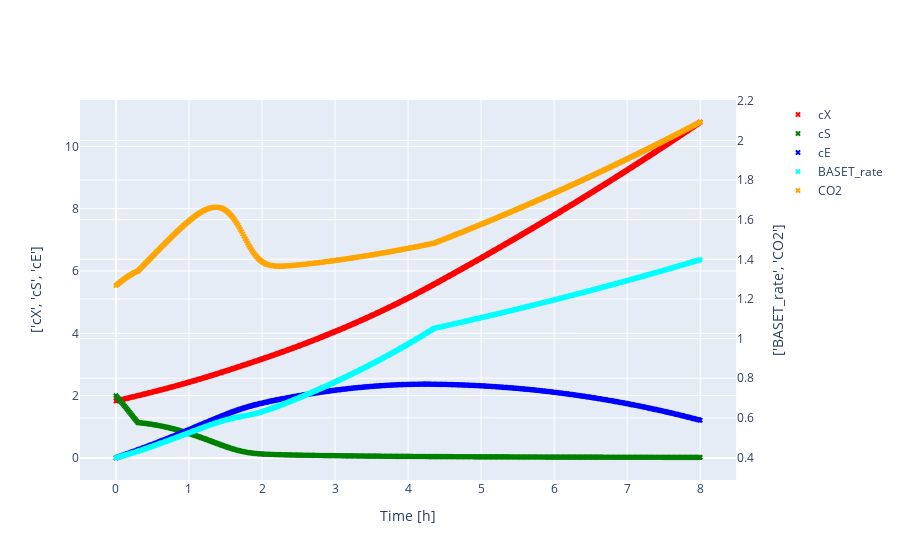

This figure's notebook cell:
### Code cell
##Simulate an Experiment by using the metadata from an real Experiment - F7 in thise case
Exp = Experiment(path, "F7")  #load experiment 7
y = Yeast()
t_grid = np.linspace(0,8, 8*60)     #8 h measureing time, every minute 1 measurement point
y.set_params(p0) #set params to params in settings#simulate with experimental data, params from settings_mimic and selected number of steps
sim = y.simulate(Exp, t_grid = t_grid)     #507 steps for 8.45 hours in exp 7 means 1 step per minute
sim["BASET"] = integrate.cumtrapz(sim["BASET_rate"], x= sim.index, initial = 0) #integrate base rate to get cumulative base signal


##add random noise array to simulated data 
noise = np.random.normal(0, 0.03, np.shape(sim)) # noise with expected value:0 STDDEV:0.03, same shape as simulated data
#sim = sim * (1+ noise)

visualize(sim)

### Figure 1 — Plotly figure (JSON) as saved in the notebook; plotly's stock layout.template omitted (floating-point values rounded to 4 significant figures; data arrays with more than 128 entries replaced by an {"elided": "..."} marker saying what was removed)
{"data": [{"marker": {"color": "red", "size": 5, "symbol": "x"}, "mode": "markers", "name": "cX", "type": "scatter", "x": {"elided": "480 float values"}, "xaxis": "x", "y": {"elided": "480 float values"}, "yaxis": "y"}, {"marker": {"color": "green", "size": 5, "symbol": "x"}, "mode": "markers", "name": "cS", "type": "scatter", "x": {"elided": "480 float values"}, "xaxis": "x", "y": {"elided": "480 float values"}, "yaxis": "y"}, {"marker": {"color": "blue", "size": 5, "symbol": "x"}, "mode": "markers", "name": "cE", "type": "scatter", "x": {"elided": "480 float values"}, "xaxis": "x", "y": {"elided": "480 float values"}, "yaxis": "y"}, {"marker": {"color": "cyan", "size": 5, "symbol": "x"}, "mode": "markers", "name": "BASET_rate", "type": "scatter", "x": {"elided": "480 float values"}, "xaxis": "x", "y": {"elided": "480 float values"}, "yaxis": "y2"}, {"marker": {"color": "orange", "size": 5, "symbol": "x"}, "mode": "markers", "name": "CO2", "type": "scatter", "x": {"elided": "480 float values"}, "xaxis": "x", "y": {"elided": "480 float values"}, "yaxis": "y2"}], "layout": {"legend": {"x": 1}, "title": {"x": 0.5}, "xaxis": {"anchor": "y", "domain": [0, 0.94], "title": {"text": "Time [h]"}}, "yaxis": {"anchor": "x", "domain": [0, 1], "title": {"standoff": 20, "text": "['cX', 'cS', 'cE']"}}, "yaxis2": {"anchor": "x", "overlaying": "y", "side": "right", "title": {"standoff": 20, "text": "['BASET_rate', 'CO2']"}}}}
